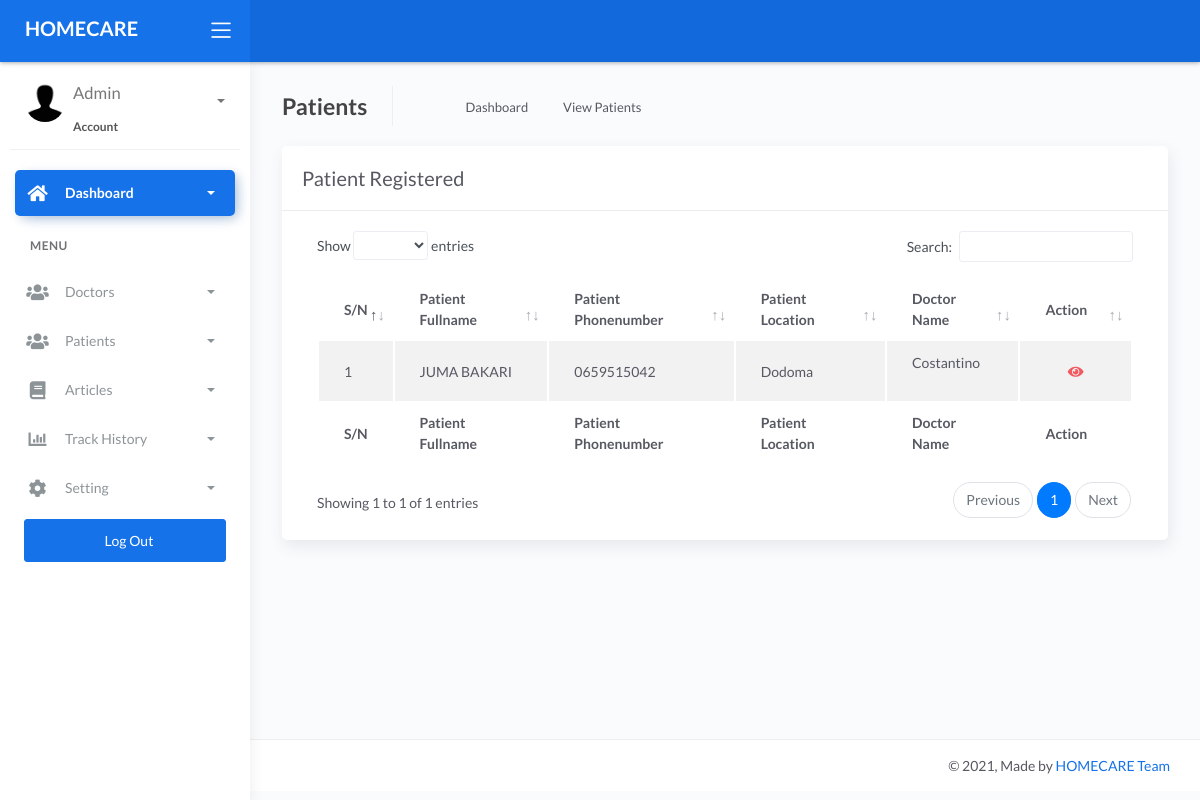
The page /admin/view_patients_history.php (signed in) on the database its author committed.
### tables this page shows
CREATE TABLE `patient` (
  `id` int(11) NOT NULL,
  `fname` text NOT NULL,
  `location` text NOT NULL,
  `phone` text NOT NULL,
  `password` text NOT NULL,
  `doctor_id` text DEFAULT NULL
);

CREATE TABLE `doctors` (
  `id` int(11) NOT NULL,
  `fname` text NOT NULL,
  `location` text NOT NULL,
  `phone` text NOT NULL,
  `password` text NOT NULL
);

### admin/view_patients_history.php (the view, shortened to what this page needs)
<?php
include('includes/config.php');
?>
<!DOCTYPE html>
<html lang="en">
<head>
	<link rel="stylesheet" href="assets/css/bootstrap.min.css">
	<link rel="stylesheet" href="assets/css/atlantis.min.css">
	<link rel="stylesheet" href="assets/css/demo.css">
</head>
<body>
	<div class="wrapper">
		<div class="main-header">
			<div class="logo-header" data-background-color="blue">
				<a href="index.php" class="logo">
					<span style="color:white;font-size:20px;font-weight:bold;">HOMECARE</span>
				</a>
				<div class="nav-toggle">
					<button class="btn btn-toggle toggle-sidebar">
						<i class="icon-menu"></i>
					</button>
				</div>
			</div>
			<nav class="navbar navbar-header navbar-expand-lg" data-background-color="blue2">
			</nav>
		</div>
		<div class="sidebar sidebar-style-2">
			<div class="sidebar-wrapper scrollbar scrollbar-inner">
				<div class="sidebar-content">
					<div class="user">
						<div class="avatar-sm float-left mr-2">
							<img src="assets/img/profile.jpg" alt="..." class="avatar-img rounded-circle">
						</div>
						<div class="info">
							<a data-toggle="collapse" href="#collapseExample" aria-expanded="true">
								<span>
									<h4><?php
							$fullname =  $_SESSION['fname'];
							echo "$fullname";
					     	 ?></h4>
									<span class="user-level">Account</span>
									<span class="caret"></span>
								</span>
							</a>
						</div>
					</div>
					<ul class="nav nav-primary">
						<?php include("side_menu.php"); ?>
					</ul>
				</div>
			</div>
		</div>
		<div class="main-panel">
			<div class="content">
				<div class="page-inner">
					<div class="page-header">
						<h4 class="page-title">Patients</h4>
						<ul class="breadcrumbs">
							<li class="nav-home">
								<a href="#">
									<i class="flaticon-home"></i>
								</a>
							</li>
							<li class="separator">
								<i class="flaticon-right-arrow"></i>
							</li>
							<li class="nav-item">
								<a href="#">Dashboard</a>
							</li>
							<li class="separator">
								<i class="flaticon-right-arrow"></i>
							</li>
							<li class="nav-item">
								<a href="#">View Patients</a>
							</li>
						</ul>
					</div>
					<div class="row">
						<div class="col-md-12">
							<div class="card">
								<div class="card-header">
									<div class="d-flex align-items-center">
										<h4 class="card-title">Patient Registered</h4>
									</div>
								</div>
								<div class="card-body">
									<div class="table-responsive">
										<table id="add-row" class="display table table-striped table-hover" >
											<thead>
												<tr>
													<th>S/N</th>
													<th>Patient Fullname</th>
													<th>Patient Phonenumber</th>
											        <th>Patient Location</th>
											        <th>Doctor Name</th>
													<th>Action</th>
												</tr>
											</thead>
											<tfoot>
												<tr>
													<th>S/N</th>
													<th>Patient Fullname</th>
													<th>Patient Phonenumber</th>
											        <th>Patient Location</th>
											        <th>Doctor Name</th>
													<th>Action</th>
												</tr>
											</tfoot>
											<tbody>
										<?php
										$sql = "SELECT * from  patient order by id asc";
                                        $query = $dbh -> prepare($sql);
                                        $query->execute();
                                        $results=$query->fetchAll(PDO::FETCH_OBJ);
                                        $cnt=1;
                                        if($query->rowCount() > 0)
                                        {
                                            foreach($results as $result)
                                                {               ?>
												<tr>
													<td><?php echo htmlentities($cnt);?></td>
													<td><?php echo htmlentities($result->fname);?></td>
													<td><?php echo htmlentities($result->phone);?></td>
													<td><?php echo htmlentities($result->location);?></td>
													<td>
														<?php
															if($result->doctor_id != ""){
																 $id = $result->doctor_id;
														       $select = "SELECT * from doctors where id='$id'";
														       $run = mysqli_query($con,$select);
														       while($row=mysqli_fetch_array($run)){
														        $name = $row['fname'];
														        ?>
														        <p><?php echo"$name" ?></p>
														       <?php
															  }
															}else{
																echo('<span class="badge badge-primary">NOT ASSIGNED</span>
																');
															}
														?>
													</td>
													<td>
														<div class="form-button-action">
															<a href="view_records.php?phone=<?php echo $result->phone;?>">
															<button type="button" data-toggle="tooltip" title="" class="btn btn-link btn-danger" data-original-title="View Bpm History">
																<i class="fa fa-eye"></i>
															</button>
															</a>
														</div>
													</td>
												</tr>
										 <?php $cnt=$cnt+1; }} ?>
											</tbody>
										</table>
									</div>
								</div>
							</div>
						</div>
					</div>
				</div>
			</div>
			<footer class="footer">
				<div class="container-fluid">
					<div class="copyright ml-auto">
					&copy	2021, Made by <a href="https://www.instagram.com/isofttz">HOMECARE Team</a>
					</div>
				</div>
			</footer>
		</div>
	</div>
</body>
</html>

### rows shown on the page
patient: fname "JUMA BAKARI", phone "0659515042", location "Dodoma"
doctors: fname "Costantino"

### other values the page prints
$fullname "Admin"
